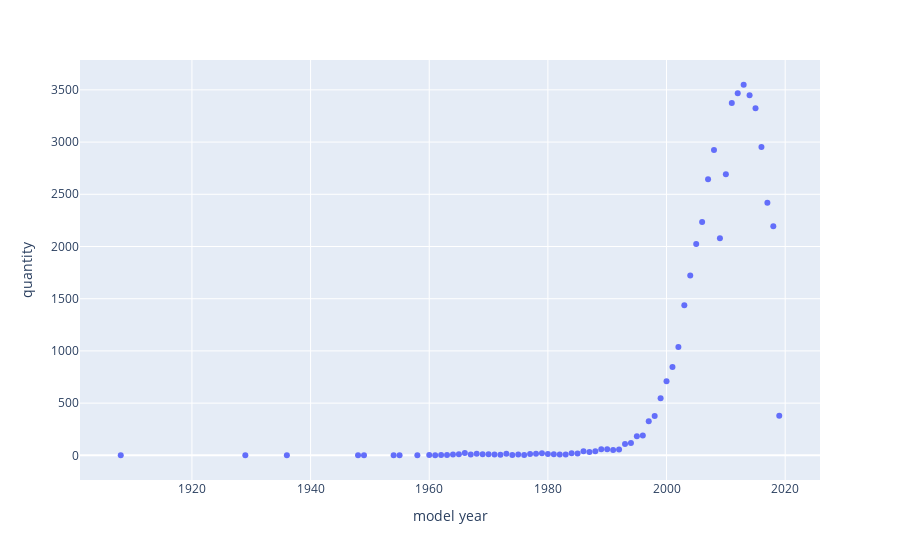

The notebook cell saved with this chart:
### Markdown cell above
There is some non-linear trendline here between price and  model year. Unfortunatly in dataset we have 3619 NaN values and for proper analysis in future we have to get rid of them.

### Code cell
fig = px.scatter(model_year_df, y = 'count')
fig.update_layout(
    xaxis_title = 'model year',
    yaxis_title = 'quantity'
)
fig.show()

### Figure 1 — Plotly figure (JSON) as saved in the notebook; plotly's stock layout.template omitted (floating-point values rounded to 4 significant figures)
{"data": [{"hovertemplate": "model_year=%{x}<br>count=%{y}<extra></extra>", "legendgroup": "", "marker": {"color": "#636efa", "symbol": "circle"}, "mode": "markers", "name": "", "orientation": "v", "showlegend": false, "type": "scatter", "x": [1908, 1929, 1936, 1948, 1949, 1954, 1955, 1958, 1960, 1961, 1962, 1963, 1964, 1965, 1966, 1967, 1968, 1969, 1970, 1971, 1972, 1973, 1974, 1975, 1976, 1977, 1978, 1979, 1980, 1981, 1982, 1983, 1984, 1985, 1986, 1987, 1988, 1989, 1990, 1991, 1992, 1993, 1994, 1995, 1996, 1997, 1998, 1999, 2000, 2001, 2002, 2003, 2004, 2005, 2006, 2007, 2008, 2009, 2010, 2011, 2012, 2013, 2014, 2015, 2016, 2017, 2018, 2019], "xaxis": "x", "y": [2, 1, 1, 1, 1, 1, 1, 2, 3, 1, 3, 3, 7, 10, 23, 7, 16, 10, 10, 7, 5, 15, 4, 7, 3, 13, 15, 19, 12, 10, 9, 7, 20, 18, 39, 31, 40, 58, 58, 51, 57, 108, 118, 184, 189, 327, 378, 546, 709, 845, 1037, 1437, 1722, 2025, 2234, 2643, 2924, 2079, 2691, 3375, 3468, 3549, 3448, 3323, 2954, 2419, 2193, 380], "yaxis": "y"}], "layout": {"legend": {"tracegroupgap": 0}, "margin": {"t": 60}, "xaxis": {"anchor": "y", "domain": [0, 1], "title": {"text": "model year"}}, "yaxis": {"anchor": "x", "domain": [0, 1], "title": {"text": "quantity"}}}}
